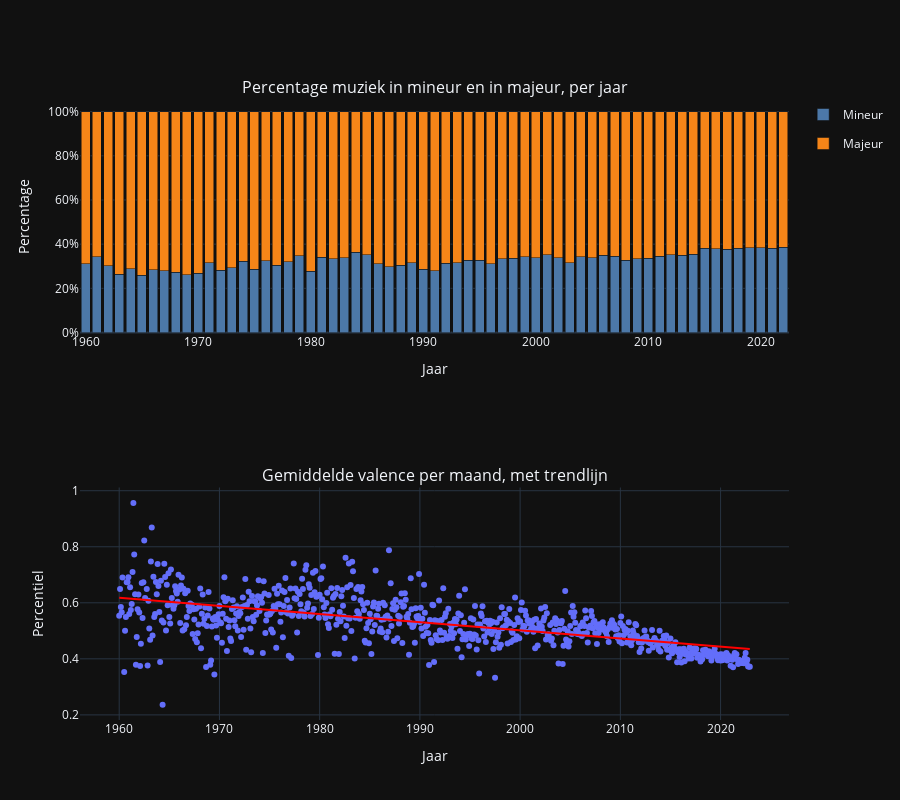

The cell this chart's notebook holds for it:
### Markdown cell above
## Muziek verandert mee met de moderne mens

### Code cell
#@title Plot de verschuiving van mineur en majeur
mode_key_set = main_dataset[['mode', 'key', 'year']]
grouped_df = mode_key_set.groupby(['year', 'mode']).size().reset_index(name='count')
total_counts = grouped_df.groupby('year')['count'].sum()
grouped_df['percentiel'] = grouped_df['count'] / grouped_df['year'].map(total_counts)
grouped_df['mode'] = grouped_df['mode'].replace([1,0], ['Majeur', 'Mineur'])

# Dit is modus met een percentage
fig_mode = px.bar(grouped_df, x='year', y='percentiel', color='mode', barmode='stack',
                  labels={'year': 'Jaar', 'percentage': 'Percentage', 'mode': 'Modus'},
                  title='Percentage muziek in mineur en in majeur, per jaar',
                  color_discrete_sequence=px.colors.qualitative.T10)

# Plot de daling van valence over de jaren
fig_valence = px.scatter(main_dataset.groupby('year_month').mean(numeric_only=True),
                         x=main_dataset.groupby('year_month').mean(numeric_only=True).index.to_timestamp(),
                         y='valence',
                         title='Gemiddelde valence per maand, met trendlijn',
                         trendline="ols",
                         trendline_color_override = 'red')
fig_valence.update_layout(xaxis_title="Jaar",)

# Plot de gezamenlijke plot met mode en valence
fig_combined_2 = sp.make_subplots(rows=2, cols=1, subplot_titles=['Percentage muziek in mineur en in majeur, per jaar', 'Gemiddelde valence per maand, met trendlijn'])


#Voeg de traces toe van bovenstaande figuren
fig_combined_2.add_traces(fig_mode.data, rows=1, cols=1)
fig_combined_2.add_traces(fig_valence.data, rows=2, cols=1)
fig_combined_2.update_layout(barmode='stack')

#Update de x-axis labels
fig_combined_2.update_xaxes(title_text="Jaar", row=1, col=1)
fig_combined_2.update_xaxes(title_text="Jaar", row=2, col=1)



#Update de y-axis labels
fig_combined_2.update_yaxes(title_text="Percentage", row=1, col=1, tickformat=".0%")
fig_combined_2.update_yaxes(title_text="Percentiel", row=2, col=1)

fig_combined_2.update_layout(height=800, showlegend=True, legend={'groupclick':"toggleitem", 'itemdoubleclick':False})

fig_combined_2.show()

### Figure 1 — Plotly figure (JSON) as saved in the notebook; plotly's stock layout.template omitted (floating-point values rounded to 4 significant figures; data arrays with more than 128 entries replaced by an {"elided": "..."} marker saying what was removed)
{"data": [{"alignmentgroup": "True", "hovertemplate": "Modus=Mineur<br>Jaar=%{x}<br>percentiel=%{y}<extra></extra>", "legendgroup": "Mineur", "marker": {"color": "#4C78A8", "pattern": {"shape": ""}}, "name": "Mineur", "offsetgroup": "Mineur", "orientation": "v", "showlegend": true, "textposition": "auto", "type": "bar", "x": [1960, 1961, 1962, 1963, 1964, 1965, 1966, 1967, 1968, 1969, 1970, 1971, 1972, 1973, 1974, 1975, 1976, 1977, 1978, 1979, 1980, 1981, 1982, 1983, 1984, 1985, 1986, 1987, 1988, 1989, 1990, 1991, 1992, 1993, 1994, 1995, 1996, 1997, 1998, 1999, 2000, 2001, 2002, 2003, 2004, 2005, 2006, 2007, 2008, 2009, 2010, 2011, 2012, 2013, 2014, 2015, 2016, 2017, 2018, 2019, 2020, 2021, 2022], "xaxis": "x", "y": [0.3121, 0.3423, 0.3019, 0.2637, 0.2892, 0.2598, 0.2839, 0.2805, 0.2726, 0.2606, 0.2676, 0.3162, 0.2829, 0.2943, 0.3228, 0.2855, 0.3253, 0.3037, 0.3193, 0.3475, 0.2768, 0.3416, 0.3338, 0.3384, 0.363, 0.3512, 0.3109, 0.2978, 0.3044, 0.3155, 0.2866, 0.28, 0.3127, 0.315, 0.3277, 0.3274, 0.3108, 0.3336, 0.3369, 0.3435, 0.3373, 0.3517, 0.3385, 0.3163, 0.3433, 0.3377, 0.3493, 0.3446, 0.3281, 0.3337, 0.3356, 0.3455, 0.3518, 0.3488, 0.355, 0.3822, 0.3795, 0.378, 0.3816, 0.3849, 0.384, 0.3809, 0.3863], "yaxis": "y"}, {"alignmentgroup": "True", "hovertemplate": "Modus=Majeur<br>Jaar=%{x}<br>percentiel=%{y}<extra></extra>", "legendgroup": "Majeur", "marker": {"color": "#F58518", "pattern": {"shape": ""}}, "name": "Majeur", "offsetgroup": "Majeur", "orientation": "v", "showlegend": true, "textposition": "auto", "type": "bar", "x": [1960, 1961, 1962, 1963, 1964, 1965, 1966, 1967, 1968, 1969, 1970, 1971, 1972, 1973, 1974, 1975, 1976, 1977, 1978, 1979, 1980, 1981, 1982, 1983, 1984, 1985, 1986, 1987, 1988, 1989, 1990, 1991, 1992, 1993, 1994, 1995, 1996, 1997, 1998, 1999, 2000, 2001, 2002, 2003, 2004, 2005, 2006, 2007, 2008, 2009, 2010, 2011, 2012, 2013, 2014, 2015, 2016, 2017, 2018, 2019, 2020, 2021, 2022], "xaxis": "x", "y": [0.6879, 0.6577, 0.6981, 0.7363, 0.7108, 0.7402, 0.7161, 0.7195, 0.7274, 0.7394, 0.7324, 0.6838, 0.7171, 0.7057, 0.6772, 0.7145, 0.6747, 0.6963, 0.6807, 0.6525, 0.7232, 0.6584, 0.6662, 0.6616, 0.637, 0.6488, 0.6891, 0.7022, 0.6956, 0.6845, 0.7134, 0.72, 0.6873, 0.685, 0.6723, 0.6726, 0.6892, 0.6664, 0.6631, 0.6565, 0.6627, 0.6483, 0.6615, 0.6837, 0.6567, 0.6623, 0.6507, 0.6554, 0.6719, 0.6663, 0.6644, 0.6545, 0.6482, 0.6512, 0.645, 0.6178, 0.6205, 0.622, 0.6184, 0.6151, 0.616, 0.6191, 0.6137], "yaxis": "y"}, {"hovertemplate": "x=%{x}<br>valence=%{y}<extra></extra>", "legendgroup": "", "marker": {"color": "#636efa", "symbol": "circle"}, "mode": "markers", "name": "", "orientation": "v", "showlegend": false, "type": "scatter", "x": {"elided": "754 str values"}, "xaxis": "x2", "y": {"elided": "754 float values"}, "yaxis": "y2"}, {"hovertemplate": "<b>OLS trendline</b><br>valence = -9.20539e-11 * x + 0.588592<br>R<sup>2</sup>=0.367638<br><br>x=%{x}<br>valence=%{y} <b>(trend)</b><extra></extra>", "legendgroup": "", "line": {"color": "red"}, "marker": {"color": "#636efa", "symbol": "circle"}, "mode": "lines", "name": "", "showlegend": false, "type": "scatter", "x": {"elided": "754 str values"}, "xaxis": "x2", "y": {"elided": "754 float values"}, "yaxis": "y2"}], "layout": {"annotations": [{"font": {"size": 16}, "showarrow": false, "text": "Percentage muziek in mineur en in majeur, per jaar", "x": 0.5, "xanchor": "center", "xref": "paper", "y": 1, "yanchor": "bottom", "yref": "paper"}, {"font": {"size": 16}, "showarrow": false, "text": "Gemiddelde valence per maand, met trendlijn", "x": 0.5, "xanchor": "center", "xref": "paper", "y": 0.375, "yanchor": "bottom", "yref": "paper"}], "barmode": "stack", "height": 800, "legend": {"groupclick": "toggleitem", "itemdoubleclick": false}, "showlegend": true, "xaxis": {"anchor": "y", "domain": [0, 1], "title": {"text": "Jaar"}}, "xaxis2": {"anchor": "y2", "domain": [0, 1], "title": {"text": "Jaar"}}, "yaxis": {"anchor": "x", "domain": [0.625, 1], "tickformat": ".0%", "title": {"text": "Percentage"}}, "yaxis2": {"anchor": "x2", "domain": [0, 0.375], "title": {"text": "Percentiel"}}}}
